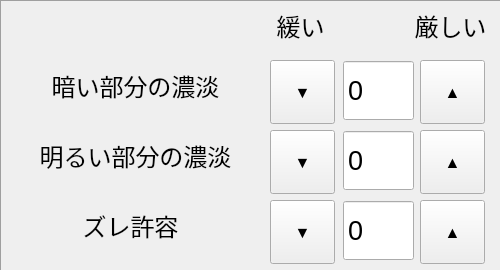
  <widget class="QFrame" name="frame_2">
   <property name="geometry">
    <rect>
     <x>630</x>
     <y>540</y>
     <width>501</width>
     <height>271</height>
    </rect>
   </property>
   <property name="frameShape">
    <enum>QFrame::Panel</enum>
   </property>
   <property name="frameShadow">
    <enum>QFrame::Sunken</enum>
   </property>
   <widget class="QLabel" name="labelK_15">
    <property name="geometry">
     <rect>
      <x>10</x>
      <y>60</y>
      <width>251</width>
      <height>51</height>
     </rect>
    </property>
    <property name="font">
     <font>
      <pointsize>18</pointsize>
     </font>
    </property>
    <property name="text">
     <string>暗い部分の濃淡</string>
    </property>
    <property name="alignment">
     <set>Qt::AlignCenter</set>
    </property>
   </widget>
   <widget class="QLabel" name="labelK_16">
    <property name="geometry">
     <rect>
      <x>10</x>
      <y>130</y>
      <width>251</width>
      <height>51</height>
     </rect>
    </property>
    <property name="font">
     <font>
      <pointsize>18</pointsize>
     </font>
    </property>
    <property name="text">
     <string>明るい部分の濃淡</string>
    </property>
    <property name="alignment">
     <set>Qt::AlignCenter</set>
    </property>
   </widget>
   <widget class="QLabel" name="labelK_17">
    <property name="geometry">
     <rect>
      <x>10</x>
      <y>200</y>
      <width>241</width>
      <height>51</height>
     </rect>
    </property>
    <property name="font">
     <font>
      <pointsize>18</pointsize>
     </font>
    </property>
    <property name="text">
     <string>ズレ許容</string>
    </property>
    <property name="alignment">
     <set>Qt::AlignCenter</set>
    </property>
   </widget>
   <widget class="QToolButton" name="toolButtonBrightnessDarkStrict">
    <property name="geometry">
     <rect>
      <x>420</x>
      <y>60</y>
      <width>65</width>
      <height>64</height>
     </rect>
    </property>
    <property name="font">
     <font>
      <pointsize>12</pointsize>
     </font>
    </property>
    <property name="text">
     <string>▲</string>
    </property>
   </widget>
   <widget class="QToolButton" name="toolButtonBrightnessLightStrict">
    <property name="geometry">
     <rect>
      <x>420</x>
      <y>130</y>
      <width>65</width>
      <height>64</height>
     </rect>
    </property>
    <property name="font">
     <font>
      <pointsize>12</pointsize>
     </font>
    </property>
    <property name="text">
     <string>▲</string>
    </property>
   </widget>
   <widget class="QToolButton" name="toolButtonShiftStrict">
    <property name="geometry">
     <rect>
      <x>420</x>
      <y>200</y>
      <width>65</width>
      <height>64</height>
     </rect>
    </property>
    <property name="font">
     <font>
      <pointsize>12</pointsize>
     </font>
    </property>
    <property name="text">
     <string>▲</string>
    </property>
   </widget>
   <widget class="QLabel" name="labelK_18">
    <property name="geometry">
     <rect>
      <x>400</x>
      <y>0</y>
      <width>101</width>
      <height>51</height>
     </rect>
    </property>
    <property name="font">
     <font>
      <pointsize>18</pointsize>
     </font>
    </property>
    <property name="text">
     <string>厳しい</string>
    </property>
    <property name="alignment">
     <set>Qt::AlignCenter</set>
    </property>
   </widget>
   <widget class="QSpinBox" name="spinBoxBrightnessDark">
    <property name="geometry">
     <rect>
      <x>343</x>
      <y>60</y>
      <width>71</width>
      <height>61</height>
     </rect>
    </property>
    <property name="font">
     <font>
      <pointsize>20</pointsize>
     </font>
    </property>
    <property name="frame">
     <bool>true</bool>
    </property>
    <property name="buttonSymbols">
     <enum>QAbstractSpinBox::NoButtons</enum>
    </property>
    <property name="minimum">
     <number>-10</number>
    </property>
    <property name="maximum">
     <number>10</number>
    </property>
   </widget>
   <widget class="QSpinBox" name="spinBoxBrightnessLight">
    <property name="geometry">
     <rect>
      <x>343</x>
      <y>130</y>
      <width>71</width>
      <height>61</height>
     </rect>
    </property>
    <property name="font">
     <font>
      <pointsize>20</pointsize>
     </font>
    </property>
    <property name="buttonSymbols">
     <enum>QAbstractSpinBox::NoButtons</enum>
    </property>
    <property name="minimum">
     <number>-10</number>
    </property>
    <property name="maximum">
     <number>10</number>
    </property>
   </widget>
   <widget class="QSpinBox" name="spinBoxShift">
    <property name="geometry">
     <rect>
      <x>343</x>
      <y>200</y>
      <width>71</width>
      <height>61</height>
     </rect>
    </property>
    <property name="font">
     <font>
      <pointsize>20</pointsize>
     </font>
    </property>
    <property name="buttonSymbols">
     <enum>QAbstractSpinBox::NoButtons</enum>
    </property>
    <property name="minimum">
     <number>-10</number>
    </property>
    <property name="maximum">
     <number>10</number>
    </property>
   </widget>
   <widget class="QToolButton" name="toolButtonShiftLoose">
    <property name="geometry">
     <rect>
      <x>270</x>
      <y>200</y>
      <width>65</width>
      <height>64</height>
     </rect>
    </property>
    <property name="font">
     <font>
      <pointsize>12</pointsize>
     </font>
    </property>
    <property name="text">
     <string>▼</string>
    </property>
   </widget>
   <widget class="QToolButton" name="toolButtonBrightnessLightLoose">
    <property name="geometry">
     <rect>
      <x>270</x>
      <y>130</y>
      <width>65</width>
      <height>64</height>
     </rect>
    </property>
    <property name="font">
     <font>
      <pointsize>12</pointsize>
     </font>
    </property>
    <property name="text">
     <string>▼</string>
    </property>
   </widget>
   <widget class="QLabel" name="labelK_19">
    <property name="geometry">
     <rect>
      <x>250</x>
      <y>0</y>
      <width>101</width>
      <height>51</height>
     </rect>
    </property>
    <property name="font">
     <font>
      <pointsize>18</pointsize>
     </font>
    </property>
    <property name="text">
     <string>緩い</string>
    </property>
    <property name="alignment">
     <set>Qt::AlignCenter</set>
    </property>
   </widget>
   <widget class="QToolButton" name="toolButtonBrightnessDarkStrictLoose">
    <property name="geometry">
     <rect>
      <x>270</x>
      <y>60</y>
      <width>65</width>
      <height>64</height>
     </rect>
    </property>
    <property name="font">
     <font>
      <pointsize>12</pointsize>
     </font>
    </property>
    <property name="text">
     <string>▼</string>
    </property>
   </widget>
  </widget>
